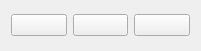
     <widget class="QWidget" name="horizontalLayoutWidget_2">
      <property name="geometry">
       <rect>
        <x>100</x>
        <y>590</y>
        <width>201</width>
        <height>51</height>
       </rect>
      </property>
      <layout class="QHBoxLayout" name="horizontalLayout_4">
       <item>
        <widget class="QPushButton" name="btnDislike">
         <property name="text">
          <string/>
         </property>
         <property name="icon">
          <iconset resource="resources.qrc">
           <normaloff>:/icons/icons/dislike.png</normaloff>:/icons/icons/dislike.png</iconset>
         </property>
         <property name="iconSize">
          <size>
           <width>40</width>
           <height>40</height>
          </size>
         </property>
        </widget>
       </item>
       <item>
        <widget class="QPushButton" name="btnFlower">
         <property name="text">
          <string/>
         </property>
         <property name="icon">
          <iconset resource="resources.qrc">
           <normaloff>:/icons/icons/btn-flower.png</normaloff>:/icons/icons/btn-flower.png</iconset>
         </property>
         <property name="iconSize">
          <size>
           <width>40</width>
           <height>40</height>
          </size>
         </property>
        </widget>
       </item>
       <item>
        <widget class="QPushButton" name="btnLike">
         <property name="text">
          <string/>
         </property>
         <property name="icon">
          <iconset resource="resources.qrc">
           <normaloff>:/icons/icons/like.png</normaloff>:/icons/icons/like.png</iconset>
         </property>
         <property name="iconSize">
          <size>
           <width>40</width>
           <height>40</height>
          </size>
         </property>
        </widget>
       </item>
      </layout>
     </widget>
